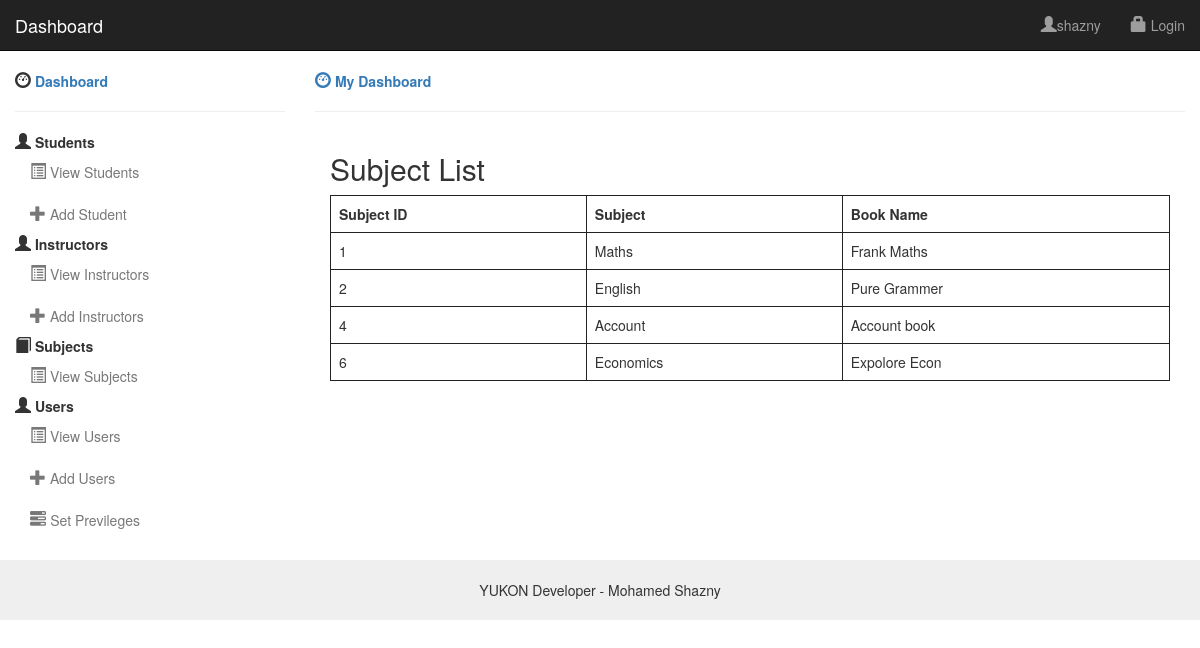
Page /view_subjects.php (signed in) on the committed database.
### tables this page shows
CREATE TABLE `subjects` (
  `subj_id` int(10) NOT NULL,
  `subject` varchar(100) NOT NULL,
  `subj_book` varchar(100) NOT NULL
);

### view_subjects.php (the view, shortened to what this page needs)
<?php
include('header.php');
?>
<div class="container-fluid">
    <div class="row">
        <?php include('side_menu.php'); ?>
        <div class="col-sm-9">
            <a href="#"><strong><i class="glyphicon glyphicon-dashboard"></i> My Dashboard</strong></a>
            <hr>
          <div class="container">
      			  <h2>Subject List</h2>
      			  <table class="table table-bordered">
      			    <thead>
      			      <tr>
                    <th>Subject ID </th>
      			        <th>Subject </th>
      			        <th>Book Name</th>
      			      </tr>
      			    </thead>
      			    <tbody>
      			    	<?php
                   $sql="SELECT * FROM subjects";
                   $result = mysqli_query($conn, $sql);
                   if ($result->num_rows > 0) {
                    while($row = $result->fetch_assoc()) {
      						  echo "<tr>";
      						  echo "<td>".$row['subj_id']."</td>";
      						  echo "<td>".$row['subject']."</td>";
      						  echo "<td>".$row['subj_book']."</td>";
      						  echo "</tr>";
      						}
                }
      					?>
      			    </tbody>
      			  </table>
			     </div>
        </div>
    </div>
</div>
<?php
include('footer.php');
?>
    </body>
</html>

### header.php (style rules this page uses)
i { font-size:16px; }
.container { width: 100% !important; }
.table-bordered>tbody>tr>td, .table-bordered>tbody>tr>th, .table-bordered>tfoot>tr>td, .table-bordered>tfoot>tr>th, .table-bordered>thead>tr>td, .table-bordered>thead>tr>th { border: 1px solid #222222 !important; }

### rows in the picture
subjects: subj_id "1", subject "Maths", subj_book "Frank Maths"
subjects: subj_id "2", subject "English", subj_book "Pure Grammer"
subjects: subj_id "4", subject "Account", subj_book "Account book"
subjects: subj_id "6", subject "Economics", subj_book "Expolore Econ"

### other values in the picture
$_SESSION['username'] "shazny"
